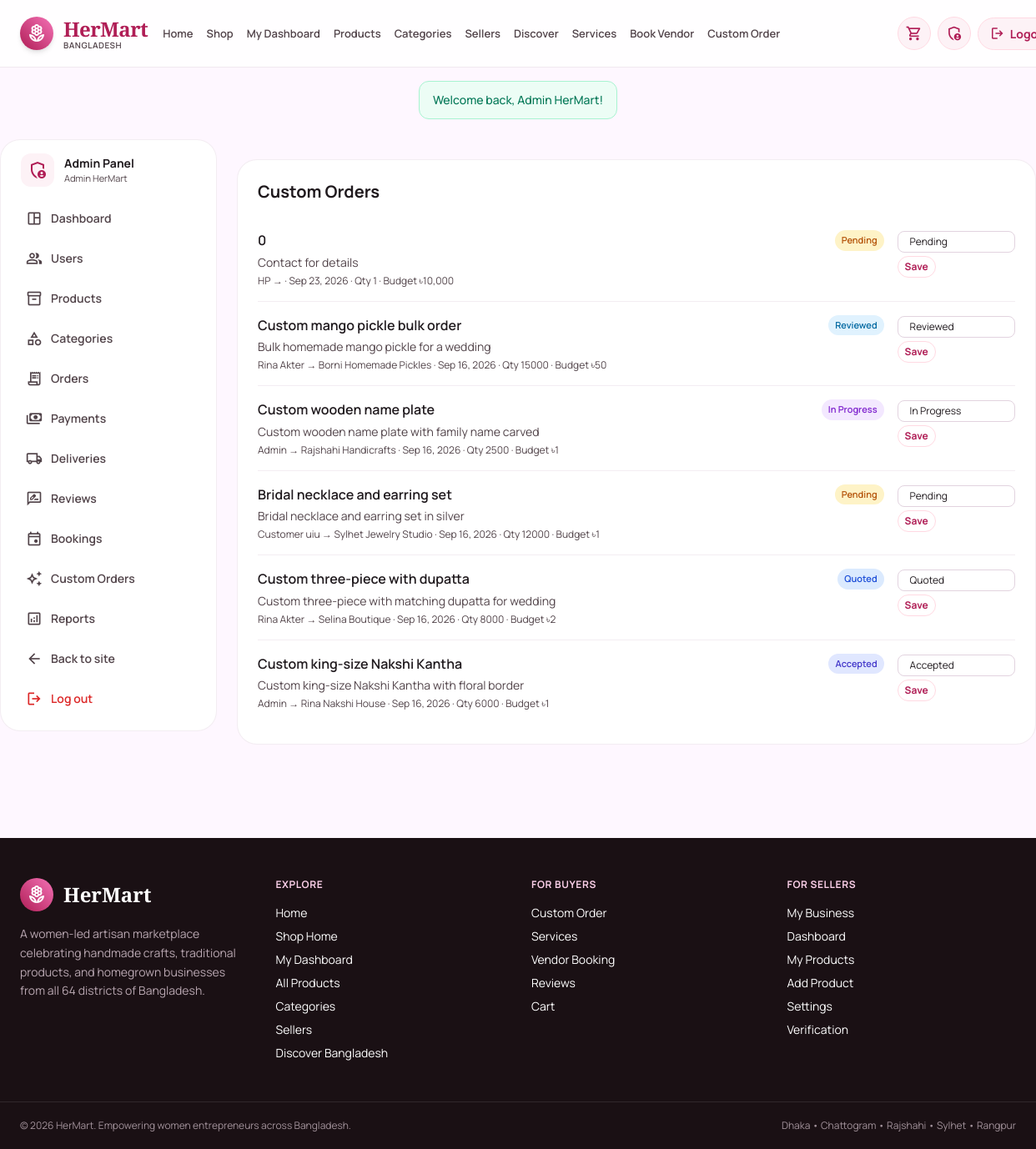
/admin/custom-orders.php (signed in), run on the app's committed database.
### tables this page shows
CREATE TABLE `custom_orders` (
  `id` int(11) NOT NULL,
  `customer_id` int(11) DEFAULT NULL,
  `title` varchar(180) NOT NULL,
  `description` text NOT NULL,
  `budget` decimal(10,2) DEFAULT NULL,
  `quantity` int(11) NOT NULL DEFAULT 1,
  `preferred_date` date DEFAULT NULL,
  `location` varchar(255) DEFAULT NULL,
  `reference_image` varchar(255) DEFAULT NULL,
  `seller_id` int(11) DEFAULT NULL,
  `quoted_price` decimal(10,2) DEFAULT NULL,
  `estimated_completion` date DEFAULT NULL,
  `status` enum('pending','reviewed','quoted','accepted','in_progress','completed','rejected','cancelled') NOT NULL DEFAULT 'pending',
  `created_at` timestamp NOT NULL DEFAULT current_timestamp(),
  `updated_at` timestamp NOT NULL DEFAULT current_timestamp() ON UPDATE current_timestamp()
);

CREATE TABLE `users` (
  `id` int(11) NOT NULL,
  `name` varchar(120) NOT NULL,
  `email` varchar(150) NOT NULL,
  `phone` varchar(30) DEFAULT NULL,
  `password_hash` varchar(255) NOT NULL,
  `role` enum('customer','seller','admin') NOT NULL DEFAULT 'customer',
  `status` enum('active','inactive','suspended') NOT NULL DEFAULT 'active',
  `address` varchar(255) DEFAULT NULL,
  `profile_image` varchar(255) DEFAULT NULL,
  `created_at` timestamp NOT NULL DEFAULT current_timestamp(),
  `updated_at` timestamp NOT NULL DEFAULT current_timestamp() ON UPDATE current_timestamp()
);

CREATE TABLE `businesses` (
  `id` int(11) NOT NULL,
  `owner_id` int(11) DEFAULT NULL,
  `shop_name` varchar(150) NOT NULL,
  `description` text DEFAULT NULL,
  `category_id` int(11) DEFAULT NULL,
  `location_id` int(11) DEFAULT NULL,
  `division` varchar(60) DEFAULT NULL,
  `district` varchar(80) DEFAULT NULL,
  `upazila` varchar(80) DEFAULT NULL,
  `address` varchar(255) DEFAULT NULL,
  `phone` varchar(30) DEFAULT NULL,
  `facebook` varchar(255) DEFAULT NULL,
  `online_shop` varchar(255) DEFAULT NULL,
  `profile_image` varchar(255) DEFAULT NULL,
  `cover_image` varchar(255) DEFAULT NULL,
  `rating` decimal(3,2) NOT NULL DEFAULT 0.00,
  `verified` tinyint(1) NOT NULL DEFAULT 0,
  `status` enum('active','inactive','suspended') NOT NULL DEFAULT 'active',
  `created_at` timestamp NOT NULL DEFAULT current_timestamp(),
  `updated_at` timestamp NOT NULL DEFAULT current_timestamp() ON UPDATE current_timestamp()
);

### includes/db.php (called while the page is built, shortened)
<?php
$host = DB_HOST;
$user = DB_USER;
$pass = DB_PASS;
$db   = DB_NAME;
$port = DB_PORT;
$conn = @new mysqli($host, $user, $pass, $db, $port);
$db_ready = !$conn->connect_error;
function db_select($sql, $types = '', $params = []) {
    global $conn, $db_ready;
    $stmt = $conn->prepare($sql);
    if (!$stmt->execute()) {
        error_log('[HerMart] db_select execute failed: ' . $stmt->error . ' | SQL: ' . $sql);
        $stmt->close();
        return [];
    }
    $res = $stmt->get_result();
    $rows = $res ? $res->fetch_all(MYSQLI_ASSOC) : [];
    return $rows;
}
function h($str) {
    return htmlspecialchars((string)$str, ENT_QUOTES, 'UTF-8');
}

### includes/functions.php (called while the page is built, shortened)
<?php
require_once __DIR__ . '/db.php';
function status_pill_class($status, $type = 'order') {
    if ($type === 'custom') {
        return match($status) {
            'pending'     => 'bg-amber-100 text-amber-700',
            'reviewed'    => 'bg-sky-100 text-sky-700',
            'quoted'      => 'bg-blue-100 text-blue-700',
            'accepted'    => 'bg-indigo-100 text-indigo-700',
            'in_progress' => 'bg-purple-100 text-purple-700',
            'completed'   => 'bg-emerald-100 text-emerald-700',
            'rejected'    => 'bg-red-100 text-red-700',
            'cancelled'   => 'bg-red-100 text-red-700',
            default       => 'bg-gray-100 text-gray-700',
        };
    }
    return 'bg-gray-100 text-gray-700';
}
function format_status_label($status) {
    return h(ucwords(str_replace('_', ' ', (string)$status)));
}
function money_tk($amount) {
    return '৳' . number_format((float)$amount, 0);
}
    ?>

### admin/custom-orders.php (the view, shortened to what this page needs)
<?php
$rows = db_select(
    "SELECT co.*, u.name AS customer_name, b.shop_name AS seller_name
     FROM custom_orders co
     LEFT JOIN users      u ON u.id = co.customer_id
     LEFT JOIN businesses b ON b.id = co.seller_id
     ORDER BY co.id DESC LIMIT 100"
);
include __DIR__ . '/../includes/header.php';
include __DIR__ . '/_layout_top.php';
?>
<section class="hm-container py-6">
  <div class="bg-white rounded-3xl border border-outline/40 p-6">
    <h2 class="font-bold text-xl mb-4">Custom Orders</h2>
    <?php if (empty($rows)): ?>
      <p class="text-sm text-on-surface-variant py-8 text-center">No custom orders yet.</p>
    <?php else: ?>
      <ul class="divide-y divide-outline/40">
        <?php foreach ($rows as $r): ?>
          <li class="py-4 flex items-start gap-4">
            <div class="flex-1">
              <div class="flex items-center justify-between gap-2">
                <div class="font-semibold"><?= h($r['title']) ?></div>
                <span class="px-2 py-1 rounded-full text-[11px] font-semibold <?= status_pill_class($r['status'], 'custom') ?>"><?= format_status_label($r['status']) ?></span>
              </div>
              <p class="text-sm text-on-surface-variant mt-1 line-clamp-2"><?= h($r['description']) ?></p>
              <div class="text-xs text-on-surface-variant mt-1">
                <?= h($r['customer_name']) ?> → <?= h($r['seller_name']) ?>
                · <?= h(date('M j, Y', strtotime($r['created_at']))) ?>
                · Qty <?= (int)$r['quantity'] ?>
                · Budget <?= $r['budget'] ? money_tk($r['budget']) : '—' ?>
              </div>
            </div>
            <div class="admin-actions">
              <form method="post">
                <select name="status" class="hm-input text-xs py-1">
                  <?php foreach (['pending','reviewed','quoted','accepted','in_progress','completed','rejected','cancelled'] as $s): ?>
                    <option value="<?= $s ?>" <?= $r['status'] === $s ? 'selected' : '' ?>><?= ucwords(str_replace('_',' ',$s)) ?></option>
                  <?php endforeach; ?>
                </select>
                <button class="hm-btn hm-btn-outline py-1 px-2 text-xs mt-1">Save</button>
              </form>
            </div>
          </li>
        <?php endforeach; ?>
      </ul>
    <?php endif; ?>
  </div>
</section>
<?php
include __DIR__ . '/_layout_bottom.php';
include __DIR__ . '/../includes/footer.php';
?>

### assets/css/style.css (style rules this page uses)
html { scroll-behavior: smooth; }
body { -webkit-font-smoothing: antialiased; -moz-osx-font-smoothing: grayscale; font-family: 'Manrope', sans-serif; color: #201a1e; background: #fef7ff; }
button, .hm-btn { border-radius: 9999px; font-family: inherit; }
.hm-btn { display: inline-flex; align-items: center; justify-content: center; gap: 8px; padding: 11px 22px; border-radius: 9999px; font-weight: 700; font-size: 14px; border: 1px solid transparent; cursor: pointer; text-decoration: none; transition: all 0.15s ease; white-space: nowrap; line-height: 1.2; }
.admin-actions { display:flex; flex-direction:column; gap:0.5rem; align-items:flex-end; }
.admin-actions form { display:block; margin:0; }
.admin-actions .hm-btn, .admin-actions button, .admin-actions .hm-select { width:auto; }
.hm-btn-outline { background: transparent; color: #b01e56; border-color: #ffd9e2; }
.hm-input, .hm-select, .hm-textarea { width: 100%; padding: 11px 14px; border-radius: 0.5rem; border: 1px solid #e2d3df; background: #fff; color: #201a1e; font-size: 14px; font-family: inherit; transition: all 0.15s ease; }

### admin/_layout_top.php (style rules this page uses)
.admin-actions { display:flex; flex-direction:column; gap:0.5rem; align-items:flex-end; }
.admin-actions form { display:block; margin:0; }
.admin-actions .hm-btn, .admin-actions button, .admin-actions .hm-select { width:auto; }
@media (min-width:1024px) { .admin-actions { align-items:flex-end; } }

### data on the page
custom_orders: title "0", status "Pending", description "Contact for details", customer.name "HP", created_at "Sep 23, 2026", quantity "1", budget "৳10,000"
custom_orders: title "Custom mango pickle bulk order", status "Reviewed", description "Bulk homemade mango pickle for a wedding", customer.name "Rina Akter", seller.shop_name "Borni Homemade Pickles", created_at "Sep 16, 2026", quantity "15000", budget "৳50"
custom_orders: title "Custom wooden name plate", status "In Progress", description "Custom wooden name plate with family name carved", customer.name "Admin", seller.shop_name "Rajshahi Handicrafts", created_at "Sep 16, 2026", quantity "2500", budget "৳1"
custom_orders: title "Bridal necklace and earring set", status "Pending", description "Bridal necklace and earring set in silver", customer.name "Customer uiu", seller.shop_name "Sylhet Jewelry Studio", created_at "Sep 16, 2026", quantity "12000", budget "৳1"
custom_orders: title "Custom three-piece with dupatta", status "Quoted", description "Custom three-piece with matching dupatta for wedding", customer.name "Rina Akter", seller.shop_name "Selina Boutique", created_at "Sep 16, 2026", quantity "8000", budget "৳2"
custom_orders: title "Custom king-size Nakshi Kantha", status "Accepted", description "Custom king-size Nakshi Kantha with floral border", customer.name "Admin", seller.shop_name "Rina Nakshi House", created_at "Sep 16, 2026", quantity "6000", budget "৳1"

### other printed values
$flash['message'] "Welcome back, Admin HerMart!"
$_SESSION['user']['name'] "Admin HerMart"
$l['label'] "Dashboard"
$l['label'] "Users"
$l['label'] "Products"
$l['label'] "Categories"
$l['label'] "Orders"
$l['label'] "Payments"
$l['label'] "Deliveries"
$l['label'] "Reviews"
$l['label'] "Bookings"
$l['label'] "Custom Orders"
$l['label'] "Reports"
